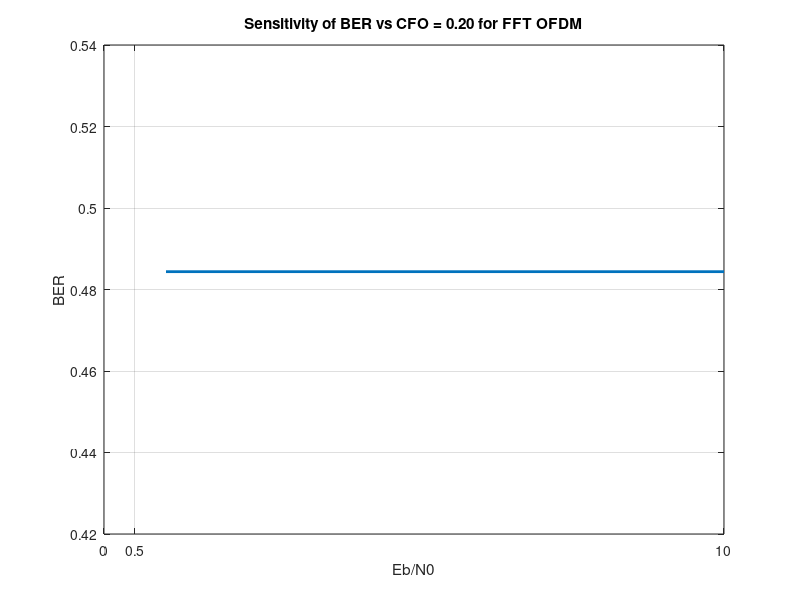

This chart was generated by the following MATLAB code: (Note: this script raises an error after producing the figure.)

%Adesoji Bello
%IMPLEMENTATION OF FFT OFDM WITH 16 BLOCK SIZE OF 64 BITS/BLOCK

%BPSK Modulation Parameters------------------------
no_Subcarriers = 64;            %No of subcarriers
no_Databits = 48;               %Data subcarriers
no_Pilotbits = 4;
bw = 20*10^6;                   %20MHz Bandwidth

%------------Derived Parameters-----------------

deltaF = bw/no_Subcarriers;                 %Sub-carrier bandwidth
symbol_Period = 1/deltaF;                           %64 subcarriers symbol period
cp_Delay = symbol_Period/4;                              %Cyclic Prefix delay period
total_Delay = cp_Delay + symbol_Period;                      %Total symbol delay
no_cyclicPrefix = no_Subcarriers * (cp_Delay/symbol_Period);         %No of symbols for CP
data_subcarriers = no_Databits + no_Pilotbits;                                          %Total no of used sub-carriers


%%
N = 64;
e0 = 0.10;                  %Carrier frequency offset, varied between 0 and 0.20
%%-----------Random Bits at the Transmitter-------
original_data = [];
for i =1:1:16

    s = 2 * randi([0 1], 1, no_Subcarriers) - 1;      %Generate N random bits with BPSK Modulation
    original_data = [original_data s];
end

xk =0;
X = [];
Y_offset = [];
 for i=1:1:16    
         xblock = original_data(((i-1)*no_Subcarriers)+1:no_Subcarriers*i);
         for j=0:1:no_Subcarriers-1
              for m=0:1:no_Subcarriers-1
                  X(j+1) = xk + xblock(m+1)*exp((1i*2*pi*j*(m+e0))/N);
              end
              X(j+1) = X(j+1)*(1/sqrt(no_Subcarriers));
             xk =0;   
             
         end
         Y_offset = [Y_offset X];
end


cyclicPref_signal = [];
for i=1:1:16
    xblock = Y_offset(((i-1)*no_Subcarriers)+1:no_Subcarriers*i);
    cyclicPref_signal =[cyclicPref_signal [xblock(no_Subcarriers-no_cyclicPrefix+1:no_Subcarriers), xblock]];        %Time modulated baseband signal after adding CP

end

%%
%--------------Baseband to Passband---------------
subcarrier_delay = total_Delay/(no_Subcarriers+no_cyclicPrefix);
t = subcarrier_delay/50: subcarrier_delay/50: subcarrier_delay;      %Iteration of time reduced to 10
fc = 2.4 * 10^9;                                                     %Center frequency of WLAN 2.4GHz
car_real =[];
car_imag =[];
carrier = [];
[M,P] = size(cyclicPref_signal);                  %Size of the modulated signal with the addition of Cyclic Prefix

%P = Length of the OFDM Signal after adding the Cyclic Prefix   #1280

for i =1:P
   car_real = real(cyclicPref_signal(i))* cos(2*pi*fc*t);   %Modulate real part (In Phase Part)
    car_imag = imag(cyclicPref_signal(i))* sin(2*pi*fc*t);   %Modulate imaginary part (Quadrature Part)
  carrier = [carrier car_real+car_imag];        %Concatenation of real & imaginary part for carrier transmission
end



%%
%------------Channel Modelling & Receiver System  ----------------------------
%An AWGN channel is modelled with a varying SNR
n = 10;
 num_errors = [];
 ber = [];
 snr = zeros(1,n);
 rcv_wocp = [];
Y = zeros(1,64);

 
for b =1:1:n
    rcv_wocp(1:end)=[];
    rcvsignal_freq = [];
   
    snr = b;
    rcv_carrier = awgn(carrier,snr,'measured');
    %Inphase & Quadrature down-conversion to obtain the baseband signal
    r = [];
    r_real = [];
    r_imag = [];

    for j = 1:1:P
        %In Phase Part
        r_in = rcv_carrier((j-1)*length(t)+1: j*length(t)) .* cos(2*pi*fc*t);
        r_in_int = (trapz(t,r_in)) * (2/subcarrier_delay);  %Integration over half a symbol period for the real part
        r_real = r_in_int;
    
         %Quadrature Part
         r_qd = rcv_carrier((j-1)*length(t)+1: j*length(t)) .* sin(2*pi*fc*t);
         r_qd_int = (trapz(t,r_qd)) * (2/subcarrier_delay);  %Integration over half a symbol period for the real part
         r_imag = r_qd_int;
    
         r = [r r_real+ i*r_imag];               %Received Signal Vector with CP
    end
    v = no_Subcarriers+16;
    
  %Removal of CYCLIC PREFIX
    for i=1:1:16
         rblock = r(((i-1)*v)+1:v*i);    
         rclip = rblock(no_cyclicPrefix+1:end);  
         rcv_wocp = [rcv_wocp rclip];
    end

    rcv_wo_cyclicprefix = rcv_wocp;             %Received signal without cyclic prefix            
    %FFT Block
   
     for i=1:1:16
         
       yblock = rcv_wo_cyclicprefix(((i-1)*no_Subcarriers)+1:no_Subcarriers*i);
         for j=0:1:no_Subcarriers-1
             yk =0;
              for m=0:1:no_Subcarriers-1
                  Y_loop(m+1) =  yblock(m+1)*exp(-(1i*2*pi*m*j)/N);
                  yk = yk + Y_loop(m+1);
              end
              Y(j+1) = yk;
             
         end
%          Y = fft(yblock);
         rcvsignal_freq = [rcvsignal_freq Y(1:end)];
     end 
      
    rcv_data = rcvsignal_freq;
   
    %Demodulation of the recovered signal
    rcv_data(rcv_data<0) = 0;
    rcv_data(rcv_data>0) = 1;

    original_data(original_data<0) = 0;
    [num_errors(b), ber(b)] = biterr(original_data,rcv_data);

    
end    
SNR = 1:1:n;
%Plot of BER vs SNR
plot(SNR,ber, 'linewidth',2.0);
xlabel('Eb/N0')
ylabel('BER')
title('Sensitivity of BER vs CFO = 0.20 for FFT OFDM')
grid on
xticks([0 0.5 10])
T = table(SNR',ber');
T.Properties.VariableNames = {'SNR','BER'};
T
